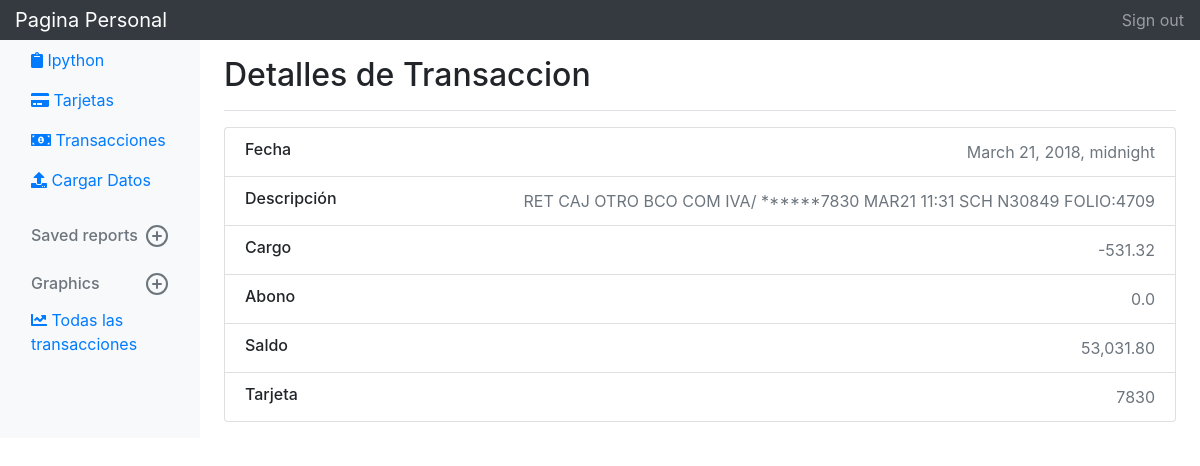
/transactions/78/, run on the app's committed database.
### transactions/models.py (models this page shows, shortened)
class Transaccion(models.Model):
	fecha = models.DateTimeField('fecha de cargo')
	descripcion = models.CharField(max_length=150)
	cargo = models.FloatField(default=0.0)
	abono = models.FloatField(default=0.0)
	saldo = models.CharField(max_length=30)
	NumTarjeta = models.ForeignKey(Tarjeta, on_delete=models.CASCADE)
	class Meta:
		unique_together = ["fecha","descripcion","cargo","abono","saldo"]

### myMovsDisplay/models.py (models this page shows)
class Tarjeta(models.Model):
	NumTarjeta = models.CharField(max_length=30)
	Banco = models.ForeignKey(Banco, on_delete=models.CASCADE)
	TipoTarjeta = models.ForeignKey(TipoTarjeta, on_delete=models.CASCADE)
	def __str__(self):
		return self.NumTarjeta

### transactions/views.py (the view)
# urls.py: path('<int:pk>/', views.DetailView.as_view(), name='detail'),
class DetailView(generic.DetailView):
	model = Transaccion
	template_name="transactions/detalles.html"

### transactions/Templates/transactions/detalles.html (shortened to what this page needs)
<!DOCTYPE html>
<html>
    <head>
        {% load static %}
        <link rel="stylesheet" href="https://maxcdn.bootstrapcdn.com/bootstrap/4.0.0/css/bootstrap.min.css">
    </head>
    <body>
        <nav class="navbar navbar-dark sticky-top bg-dark flex-md-nowrap p-0">
          <a class="navbar-brand col-sm-3 col-md-2 mr-0" href="/myMovsDisplay/">Pagina Personal</a>
          <ul class="navbar-nav px-3">
            <li class="nav-item text-nowrap">
                <a class="nav-link" href="#">Sign out</a>
            </li>
          </ul>
        </nav>
        <div class="container-fluid">
            <div class="row">
                <nav class="col-md-2 d-none d-md-block bg-light sidebar">
                    <div class="sidebar-sticky">
                        <ul class="nav flex-column">
                            <li class="nav-item">
                            <a class="nav-link active" href="/ipython/">
                            <i class="fas fa-clipboard"></i> Ipython <span class="sr-only">(current)</span>
                            </a>
                            </li>
                            <li class="nav-item">
                            <a class="nav-link active" href="/myMovsDisplay/Tarjeta/">
                            <i class="fas fa-credit-card"></i> Tarjetas <span class="sr-only">(current)</span>
                            </a>
                            </li>
                            <li class="nav-item">
                            <a class="nav-link active" href="/transactions/">
                            <i class="fas fa-money-bill-alt"></i> Transacciones <span class="sr-only">(current)</span>
                            </a>
                            </li>
                            <li class="nav-item">
                            <a class="nav-link active" href="/transactions/SeleccionarTarjeta/">
                            <i class="fas fa-upload"></i> Cargar Datos  <span class="sr-only">(current)</span>
                            </a>
                            </li>
                        </ul>
                        <h6 class="sidebar-heading d-flex justify-content-between align-items-center px-3 mt-4 mb-1 text-muted">
                        <span>Saved reports</span>
                        <a class="d-flex align-items-center text-muted" href="#">
                        </a>
                        </h6>
                        <h6 class="sidebar-heading d-flex justify-content-between align-items-center px-3 mt-4 mb-1 text-muted">
                        <span>Graphics</span>
                        <a class="d-flex align-items-center text-muted" href="#">
                        </a>
                        </h6>
                        <ul class="nav flex-column mb-2">
                          <li class="nav-item">
                            <a class="nav-link" href="/graphics/">
                             <i class="fas fa-chart-line"></i>
                              Todas las transacciones
                            </a>
                          </li>
                        </ul>
                    </div>
                </nav>
                <main role="main" class="col-md-9 ml-sm-auto col-lg-10 pt-3 px-4">
                    <div class="d-flex justify-content-between flex-wrap flex-md-nowrap align-items-center pb-2 mb-3 border-bottom">
                        <h1 class="h2">Detalles de Transaccion</h1>
                     </div>
                      	<ul class="list-group mb-3">
                            <li class="list-group-item d-flex justify-content-between lh-condensed">
                              <div>
                                <h6 class="my-0">Fecha </h6>
                              </div>
                              <span class="text-muted">{{object.fecha}}</span>
                            </li>
                            <li class="list-group-item d-flex justify-content-between lh-condensed">
                              <div>
                                <h6 class="my-0">Descripción</h6>
                              </div>
                              <span class="text-muted">{{object.descripcion}}</span>
                            </li>
                            <li class="list-group-item d-flex justify-content-between lh-condensed">
                              <div>
                                <h6 class="my-0">Cargo</h6>
                              </div>
                              <span class="text-muted">{{object.cargo}}</span>
                            </li>
                            <li class="list-group-item d-flex justify-content-between lh-condensed">
                              <div>
                                <h6 class="my-0">Abono</h6>
                              </div>
                              <span class="text-muted">{{object.abono}}</span>
                            </li>
                            <li class="list-group-item d-flex justify-content-between lh-condensed">
                              <div>
                                <h6 class="my-0">Saldo</h6>
                              </div>
                              <span class="text-muted">{{object.saldo}}</span>
                            </li>
                            <li class="list-group-item d-flex justify-content-between lh-condensed">
                              <div>
                                <h6 class="my-0">Tarjeta</h6>
                              </div>
                              <span class="text-muted">{{object.NumTarjeta}}</span>
                            </li>
                        </ul>
                </main>
            </div>
        </div>
    </body>
</html>

### data on the page
Transaccion: fecha "March 21, 2018, midnight", descripcion "RET CAJ OTRO BCO COM IVA/ ******7830 MAR21 11:31 SCH N30849 FOLIO:4709", cargo "-531.32", abono "0.0", saldo "53,031.80", NumTarjeta "7830"
